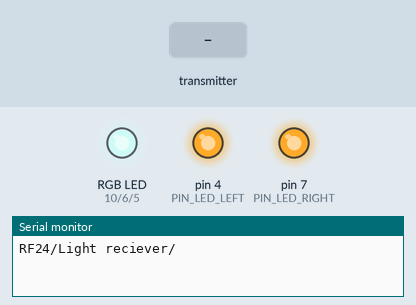
Recording of a sketch running on a simulated Arduino Uno, built with avr-gcc and run on an emulated ATmega328P. Shown: an RGB LED mixed from three pins (HIGH = lit), output pins drawn as LEDs (lit = HIGH), the last lines printed to the serial monitor. The test bench sets the inputs (shaded band). No radio packets arrive unless stated.

Above: at 1.2 s.
1.3 s: the transmitter starts sending rec_buffer.0 = 255
2.8 s: the transmitter starts sending rec_buffer.1 = 255
At 3.2 s:
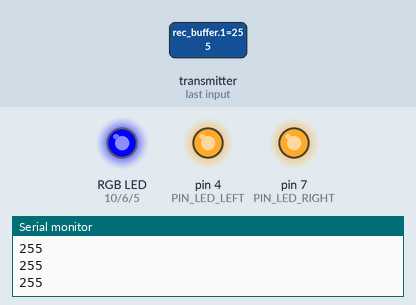
4.3 s: the transmitter starts sending rec_buffer.2 = 255
At 5.5 s:
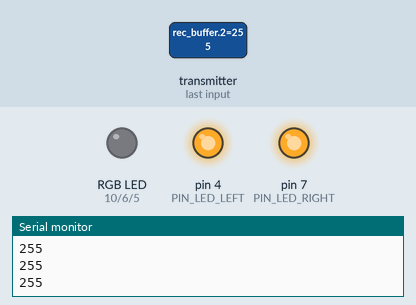
5.8 s: the transmitter starts sending rec_buffer.0 = 0
At 6.7 s:
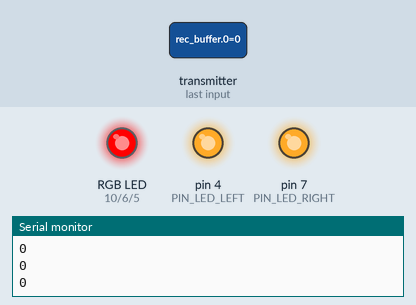
7.3 s: the transmitter starts sending rec_buffer.1 = 0
At 7.8 s:
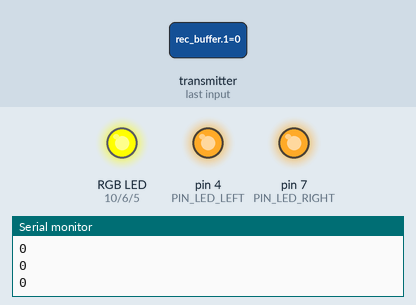
8.8 s: the transmitter starts sending rec_buffer.0 = 255
At 10.2 s:
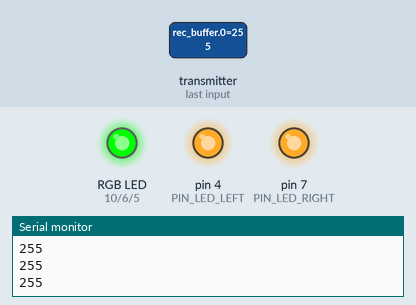
Timing chart, 0 to 11.3 s (numbered marks = the images above; inputs shaded):
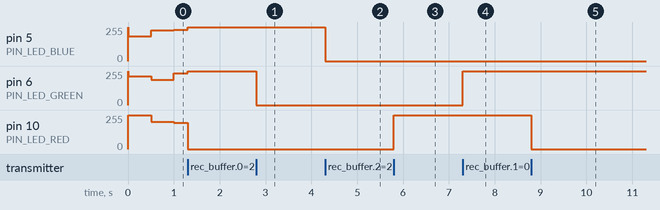

Measured:
- after the input at 2.8 s, pin 6 (PIN_LED_GREEN): 255/255 → 0/255 at once
- after the input at 4.3 s, pin 5 (PIN_LED_BLUE): 255/255 → 0/255 at once
- after the input at 5.8 s, pin 10 (PIN_LED_RED): 0/255 → 255/255 at once
- after the input at 7.3 s, pin 6 (PIN_LED_GREEN): 0/255 → 255/255 at once
- after the input at 8.8 s, pin 10 (PIN_LED_RED): 255/255 → 0/255 at once

The sketch:

MidiClockBadgeRecieve.ino
```cpp
#include <SoftwareSerial.h>
#include "lights.h"
#include "pins.h"

Lights lights;

/*
 Copyright (C) 2011 J. Coliz <maniacbug@ymail.com>

 This program is free software; you can redistribute it and/or
 modify it under the terms of the GNU General Public License
 version 2 as published by the Free Software Foundation.
 */

/**
 * Example LED Remote
 *
 * This is an example of how to use the RF24 class to control a remote
 * bank of LED's using buttons on a remote control.
 *
 * On the 'remote', connect any number of buttons or switches from
 * an arduino pin to ground.  Update 'acc_axes' to reflect the
 * pins used.
 *
 * On the 'led' board, connect the same number of LED's from an
 * arduino pin to a resistor to ground.  Update 'led_pins' to reflect
 * the pins used.  Also connect a separate pin to ground and change
 * the 'role_pin'.  This tells the sketch it's running on the LED board.
 *
 * Every time the buttons change on the remote, the entire state of
 * buttons is send to the led board, which displays the state.
 */

#include <SPI.h>
#include "nRF24L01.h"
#include "RF24.h"
#include "printf.h"

// Set up nRF24L01 radio on SPI bus plus pins 9 & 10

RF24 radio(A0,A1);

// Radio pipe addresses for the 2 nodes to communicate.
const uint64_t pipe = 0xFEFEFEFEE1LL;

enum eMode{
  IDLE = 0,
  SYNC = 1,
};

eMode mode = IDLE;
const unsigned long idleTime = 60000; //one min
unsigned long lastMsg = idleTime;//start up idling
//
// Setup
//

void setup(void)
{
  //
  // Print preamble
  //
  Serial.begin(57600);
  printf_begin();

  printf("\n\rRF24/Light reciever/\n\r");

  //
  // Setup and configure rf radio
  //

  radio.begin();
  radio.setChannel(0x69);
  radio.setPayloadSize(4);
  radio.disableCRC();

  //
  // Open pipes to other nodes for communication
  //

  //setup radio
  radio.openReadingPipe(1,pipe);
  radio.startListening();

  //
  // Dump the configuration of the rf unit for debugging
  //
  radio.printDetails();
}

//
// Loop
//

unsigned char rec_buffer[3];

void loop(void)
{
  // if there is data ready
  if ( radio.available() ) {
    // Dump the payloads until we've gotten everything
    bool done = false;
    while (!done){
      done = radio.read( rec_buffer, 3);
      //update idling time
      lastMsg = millis();
    }
    Serial.println(rec_buffer[0]);
//    printf("Setting LEDs to %d %d %d ", rec_buffer[0], rec_buffer[1], rec_buffer[2]);
    lights.set(PIN_LED_BOTH, rec_buffer[0], rec_buffer[1], rec_buffer[2]);
  }

  if(millis() - lastMsg > idleTime){
    mode = IDLE;
  }else{
    mode = SYNC;
  }


  if(mode == IDLE){
    led_cycle_nonblocking(&lights, PIN_LED_BOTH);
  }

}
// vim:ai:cin:sts=2 sw=2 ft=cpp
```

lights.cpp
```cpp
#include "lights.h"

int pins[] = {PIN_LED_RIGHT, PIN_LED_LEFT, PIN_LED_BLUE, PIN_LED_GREEN, PIN_LED_RED};

// Calibration for LED colour issues
const float calibration[] = {1, 1, 1};

Lights::Lights() {
  for (int i = 0; i < 6; i++) {
      pinMode(pins[i], OUTPUT);
      digitalWrite(pins[i], HIGH);
  }
}

unsigned logScale(float value) {
  return (unsigned char)((log(255 - value) / log(255)) * 255);
}

void Lights::set(int light, unsigned char red, unsigned char green, unsigned char blue) {
  analogWrite(PIN_LED_RED, logScale(red * calibration[0]));
  analogWrite(PIN_LED_GREEN, logScale(green * calibration[1]));
  analogWrite(PIN_LED_BLUE, logScale(blue * calibration[2]));
  if (light == PIN_LED_RIGHT) {
    digitalWrite(PIN_LED_RIGHT, HIGH);
    digitalWrite(PIN_LED_LEFT, LOW);
  } else if (light == PIN_LED_LEFT) {
    digitalWrite(PIN_LED_LEFT, HIGH);
    digitalWrite(PIN_LED_RIGHT, LOW);
  } else if (light == PIN_LED_BOTH) {
    digitalWrite(PIN_LED_LEFT, HIGH);
    digitalWrite(PIN_LED_RIGHT, HIGH);
  }
}

void led_cycle(Lights *lights, int light, int time) {
  unsigned char red = 0, green = 0, blue = 0;
  unsigned char brightness = 128;
  float step = (2 * PI) / time;
  for (float i = 0; i < 2 * PI; i += step) {
    red = (unsigned char)(abs(sin(i)) * brightness);
    green = (unsigned char)(abs(sin(i + PI / 4)) * brightness);
    blue = (unsigned char)(abs(sin(i + PI / 2)) * brightness);
    lights->set(light, red, green, blue);
    delay(1);
  }
}

void led_cycle_nonblocking(Lights *lights, int light) {
  unsigned char red = 0, green = 0, blue = 0;
  unsigned char brightness = 200;
  float tick = millis() / 500;
  red = (unsigned char)(abs(sin(tick)) * brightness);
  green = (unsigned char)(abs(sin(tick + PI / 4)) * brightness);
  blue = (unsigned char)(abs(sin(tick + PI / 2)) * brightness);
  lights->set(light, red, green, blue);
}
```

lights.h
```cpp
#ifndef LIGHTS_H
#define LIGHTS_H

#include "Arduino.h"
#include "pins.h"

class Lights {
  public:
  Lights();
  void set(int light, unsigned char red, unsigned char green, unsigned char blue);
};

void led_cycle(Lights *lights, int light, int time);
void led_cycle_nonblocking(Lights *lights, int light);

#endif // LIGHTS_H
```

printf.h
```cpp
// (licence header left out)
/**
 * @file printf.h
 *
 * Setup necessary to direct stdout to the Arduino Serial library, which
 * enables 'printf'
 */

#ifndef __PRINTF_H__
#define __PRINTF_H__

#ifdef ARDUINO

int serial_putc( char c, FILE * )
{
  Serial.write( c );

  return c;
}

void printf_begin(void)
{
  fdevopen( &serial_putc, 0 );
}

#else
#error This example is only for use on Arduino.
#endif // ARDUINO

#endif // __PRINTF_H__
```

pins.h
```cpp
#ifndef PINS_H
#define PINS_H

enum Pins { PIN_LED_BOTH = -1,
            PIN_LED_RIGHT = 7,
            PIN_LED_LEFT = 4,
            PIN_LED_BLUE = 5,
            PIN_LED_GREEN = 6,
            PIN_LED_RED = 10,
            PIN_IR_IN = 11,
            PIN_IR_OUT = 3,
            PIN_BUTTON = 2
          };

enum Interrrupts {
            INT_BUTTON = 1,
            INT_RF = 2
};

#endif // PINS_H
```
